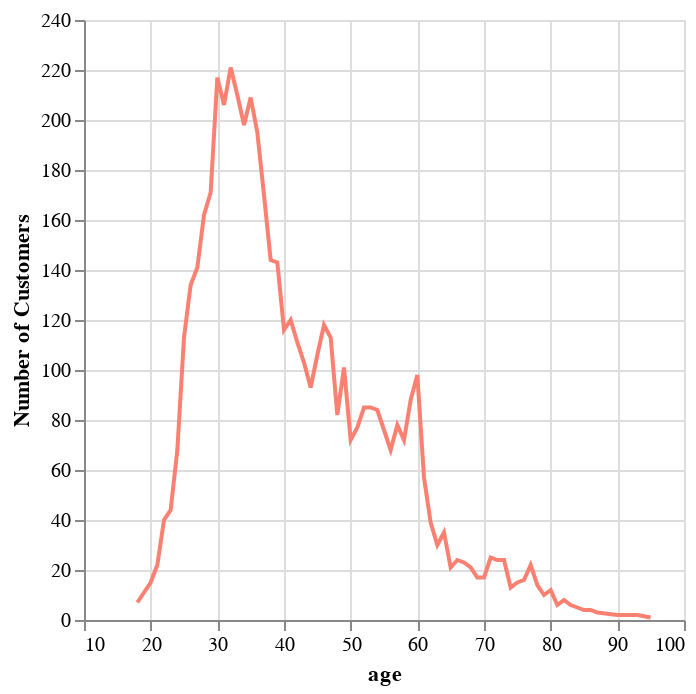

Source (notebook cell):
### Code cell
# Change the name of the axis y
alt.Chart(df_sub1).mark_line(color = 'salmon').encode(x = 'age',
                                                    y = alt.Y('agecount',
                                                                axis = alt.Axis(title = 'Number of Customers')))

### Figure 1 — Vega-Lite specification as saved in the notebook (floating-point values rounded to 4 significant figures)
{"config": {"view": {"continuousWidth": 300, "continuousHeight": 300}}, "data": {"name": "data-f8a6c9793524e7f13aee0392c124f118"}, "mark": {"type": "line", "color": "salmon"}, "encoding": {"x": {"field": "age", "type": "quantitative"}, "y": {"axis": {"title": "Number of Customers"}, "field": "agecount", "type": "quantitative"}}, "$schema": "https://vega.github.io/schema/vega-lite/v5.8.0.json", "datasets": {"data-f8a6c9793524e7f13aee0392c124f118": [{"age": 18, "agecount": 7}, {"age": 19, "agecount": 11}, {"age": 20, "agecount": 15}, {"age": 21, "agecount": 22}, {"age": 22, "agecount": 40}, {"age": 23, "agecount": 44}, {"age": 24, "agecount": 68}, {"age": 25, "agecount": 113}, {"age": 26, "agecount": 134}, {"age": 27, "agecount": 141}, {"age": 28, "agecount": 162}, {"age": 29, "agecount": 171}, {"age": 30, "agecount": 217}, {"age": 31, "agecount": 206}, {"age": 32, "agecount": 221}, {"age": 33, "agecount": 210}, {"age": 34, "agecount": 198}, {"age": 35, "agecount": 209}, {"age": 36, "agecount": 195}, {"age": 37, "agecount": 170}, {"age": 38, "agecount": 144}, {"age": 39, "agecount": 143}, {"age": 40, "agecount": 116}, {"age": 41, "agecount": 120}, {"age": 42, "agecount": 111}, {"age": 43, "agecount": 103}, {"age": 44, "agecount": 93}, {"age": 45, "agecount": 106}, {"age": 46, "agecount": 118}, {"age": 47, "agecount": 113}, {"age": 48, "agecount": 82}, {"age": 49, "agecount": 101}, {"age": 50, "agecount": 72}, {"age": 51, "agecount": 77}, {"age": 52, "agecount": 85}, {"age": 53, "agecount": 85}, {"age": 54, "agecount": 84}, {"age": 55, "agecount": 76}, {"age": 56, "agecount": 68}, {"age": 57, "agecount": 78}, {"age": 58, "agecount": 72}, {"age": 59, "agecount": 88}, {"age": 60, "agecount": 98}, {"age": 61, "agecount": 57}, {"age": 62, "agecount": 39}, {"age": 63, "agecount": 30}, {"age": 64, "agecount": 35}, {"age": 65, "agecount": 21}, {"age": 66, "agecount": 24}, {"age": 67, "agecount": 23}, {"age": 68, "agecount": 21}, {"age": 69, "agecount": 17}, {"age": 70, "agecount": 17}, {"age": 71, "agecount": 25}, {"age": 72, "agecount": 24}, {"age": 73, "agecount": 24}, {"age": 74, "agecount": 13}, {"age": 75, "agecount": 15}, {"age": 76, "agecount": 16}, {"age": 77, "agecount": 22}, {"age": 78, "agecount": 14}, {"age": 79, "agecount": 10}, {"age": 80, "agecount": 12}, {"age": 81, "agecount": 6}, {"age": 82, "agecount": 8}, {"age": 83, "agecount": 6}, {"age": 84, "agecount": 5}, {"age": 85, "agecount": 4}, {"age": 86, "agecount": 4}, {"age": 87, "agecount": 3}, {"age": 90, "agecount": 2}, {"age": 92, "agecount": 2}, {"age": 93, "agecount": 2}, {"age": 95, "agecount": 1}]}}
